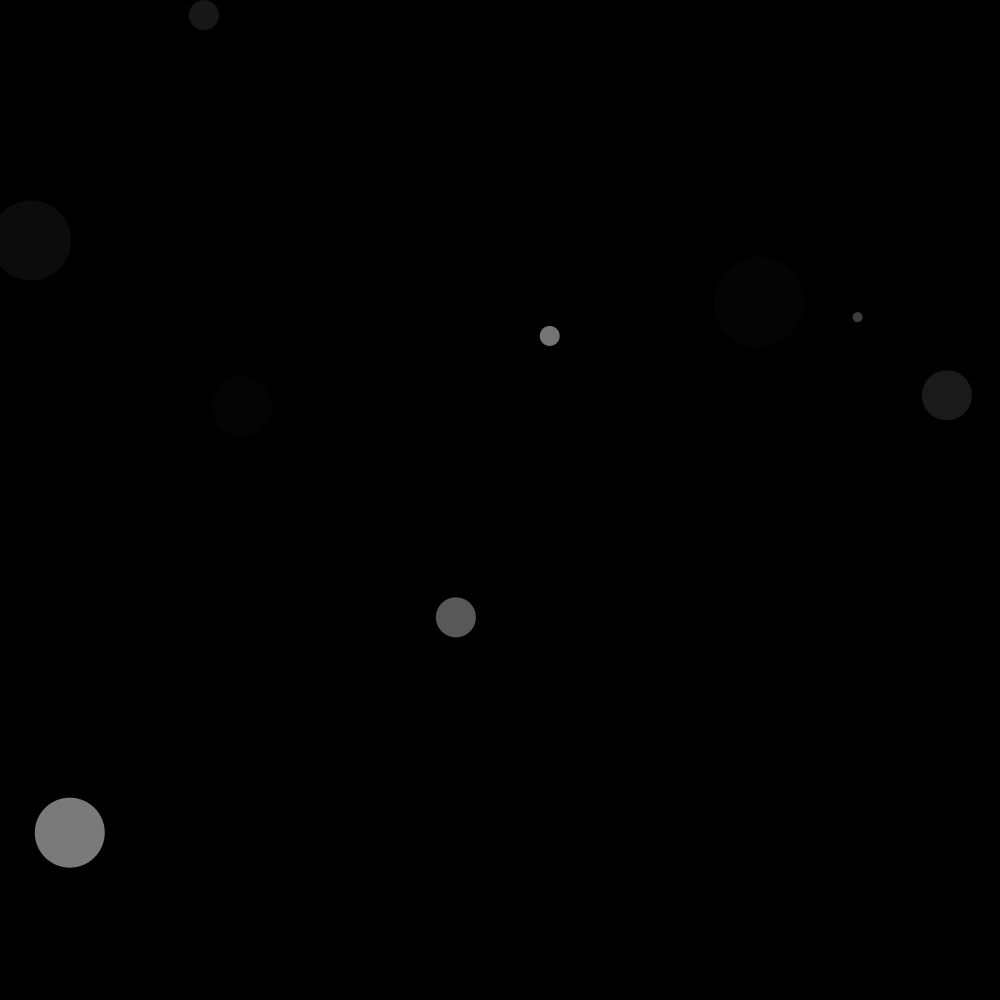
Frame 1 (no input)
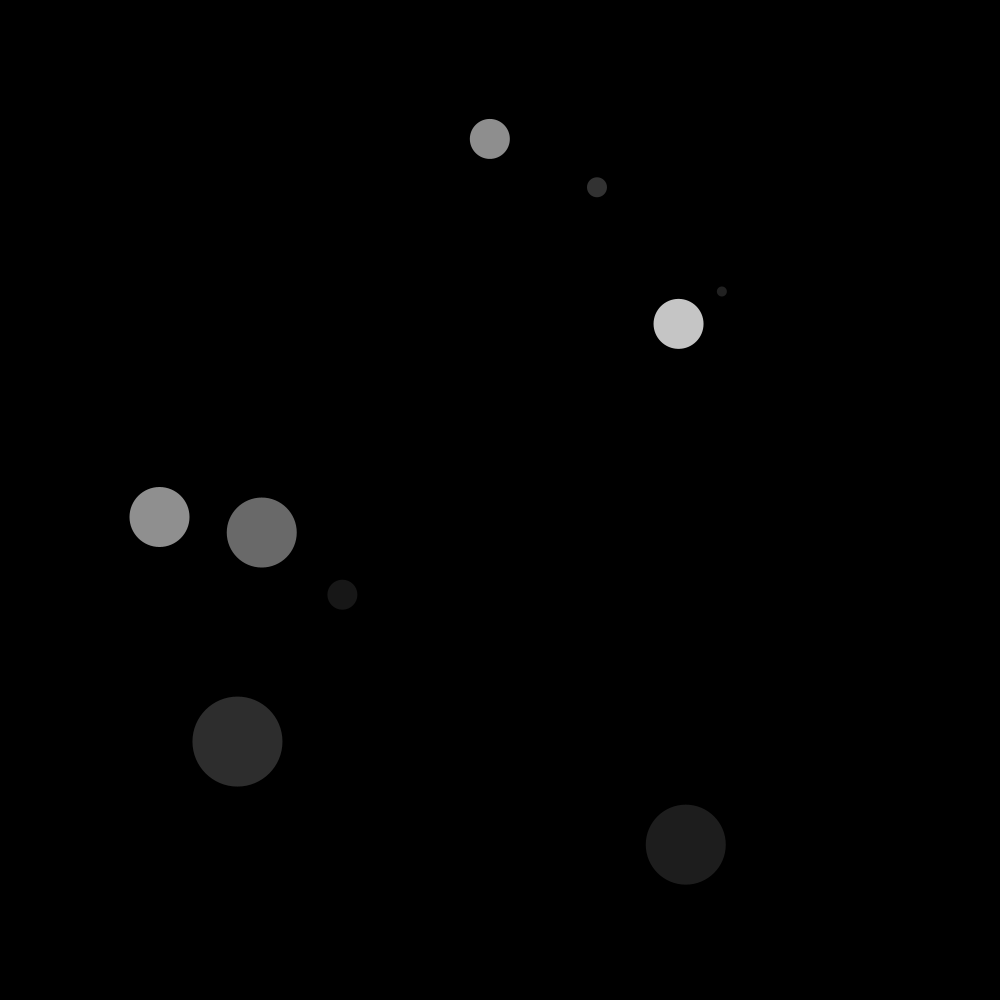
Frame 60 (the mouse pressed at the canvas centre just before this capture)
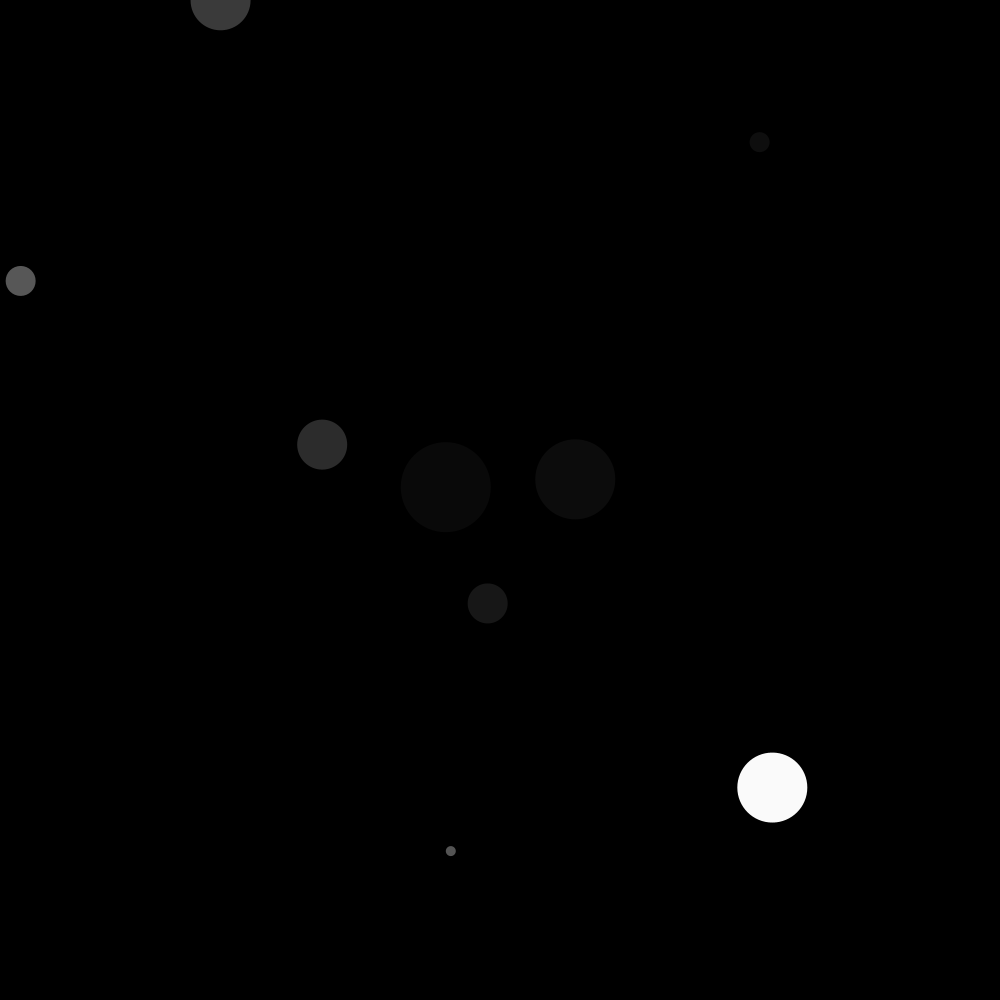
Frame 120 (the mouse held since frame 60 and released just before this capture)

The Processing sketch that drew these frames (run headless with seeded random() and noise(); from frame 60 on, the mouse is pressed at the canvas centre):

// Processing sketch: art016
// ── art016.pde
void setup() {
    size(1000, 1000);
    frameRate(10);
}

void draw() {
    background(0);
    fill(255);
    noStroke();

    for (int i = 0; i < 10; i++) {
		//println(i);
        fill(random(255));
        ellipse(random(width), random(height), i * 10, i * 10);

    }
}
